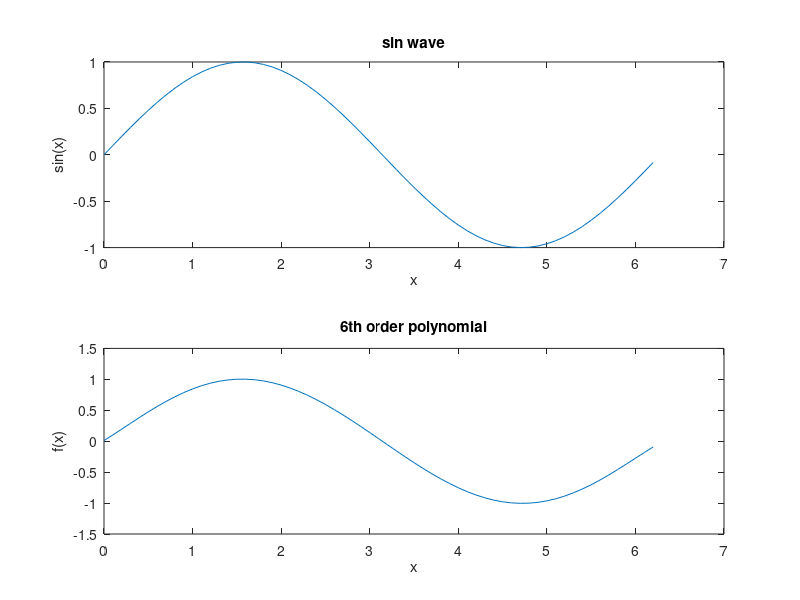

MATLAB code to generate this figure:
x = 0:0.1:2*pi;
y = sin(x);
subplot(2,1,1)
plot(x,y)
title('sin wave')
xlabel('x')
ylabel('sin(x)')
p = polyfit(x,y,6); % 6th order polynomial
y2 = polyval(p,x);
subplot(2,1,2)
plot(x,y2)
title('6th order polynomial')
xlabel('x')
ylabel('f(x)')